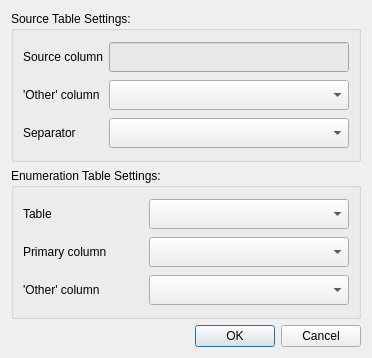
<?xml version="1.0" encoding="UTF-8"?>
<ui version="4.0">
 <class>EnumerationTranslatorDialog</class>
 <widget class="QDialog" name="EnumerationTranslatorDialog">
  <property name="geometry">
   <rect>
    <x>0</x>
    <y>0</y>
    <width>372</width>
    <height>358</height>
   </rect>
  </property>
  <property name="windowTitle">
   <string>Multiple Enumeration Translator Configuration</string>
  </property>
  <layout class="QGridLayout" name="gridLayout_3">
   <item row="0" column="0">
    <layout class="QVBoxLayout" name="vl_notification"/>
   </item>
   <item row="1" column="0">
    <widget class="QGroupBox" name="groupBox_2">
     <property name="title">
      <string>Source Table Settings:</string>
     </property>
     <layout class="QGridLayout" name="gridLayout_2">
      <item row="0" column="0">
       <widget class="QLabel" name="label_4">
        <property name="text">
         <string>Source column</string>
        </property>
       </widget>
      </item>
      <item row="0" column="1">
       <widget class="QLineEdit" name="txt_source_col">
        <property name="minimumSize">
         <size>
          <width>0</width>
          <height>30</height>
         </size>
        </property>
        <property name="styleSheet">
         <string notr="true">background-color: rgb(232, 232, 232);</string>
        </property>
        <property name="readOnly">
         <bool>true</bool>
        </property>
       </widget>
      </item>
      <item row="1" column="0">
       <widget class="QLabel" name="label_5">
        <property name="text">
         <string>'Other' column</string>
        </property>
       </widget>
      </item>
      <item row="1" column="1">
       <widget class="QComboBox" name="cbo_src_other_col">
        <property name="minimumSize">
         <size>
          <width>0</width>
          <height>30</height>
         </size>
        </property>
       </widget>
      </item>
      <item row="2" column="0">
       <widget class="QLabel" name="label_6">
        <property name="text">
         <string>Separator</string>
        </property>
       </widget>
      </item>
      <item row="2" column="1">
       <widget class="QComboBox" name="cbo_separator">
        <property name="minimumSize">
         <size>
          <width>0</width>
          <height>30</height>
         </size>
        </property>
       </widget>
      </item>
     </layout>
    </widget>
   </item>
   <item row="2" column="0">
    <widget class="QGroupBox" name="groupBox">
     <property name="title">
      <string>Enumeration Table Settings:</string>
     </property>
     <layout class="QGridLayout" name="gridLayout">
      <item row="0" column="0">
       <widget class="QLabel" name="label">
        <property name="text">
         <string>Table</string>
        </property>
       </widget>
      </item>
      <item row="0" column="1">
       <widget class="QComboBox" name="cbo_enum_table">
        <property name="minimumSize">
         <size>
          <width>0</width>
          <height>30</height>
         </size>
        </property>
       </widget>
      </item>
      <item row="1" column="0">
       <widget class="QLabel" name="label_2">
        <property name="maximumSize">
         <size>
          <width>120</width>
          <height>16777215</height>
         </size>
        </property>
        <property name="text">
         <string>Primary column</string>
        </property>
       </widget>
      </item>
      <item row="1" column="1">
       <widget class="QComboBox" name="cbo_primary_col">
        <property name="minimumSize">
         <size>
          <width>0</width>
          <height>30</height>
         </size>
        </property>
       </widget>
      </item>
      <item row="2" column="0">
       <widget class="QLabel" name="label_3">
        <property name="text">
         <string>'Other' column</string>
        </property>
       </widget>
      </item>
      <item row="2" column="1">
       <widget class="QComboBox" name="cbo_other_col">
        <property name="minimumSize">
         <size>
          <width>0</width>
          <height>30</height>
         </size>
        </property>
       </widget>
      </item>
     </layout>
    </widget>
   </item>
   <item row="3" column="0">
    <widget class="QDialogButtonBox" name="buttonBox">
     <property name="orientation">
      <enum>Qt::Horizontal</enum>
     </property>
     <property name="standardButtons">
      <set>QDialogButtonBox::Cancel|QDialogButtonBox::Ok</set>
     </property>
    </widget>
   </item>
  </layout>
 </widget>
 <resources/>
 <connections>
  <connection>
   <sender>buttonBox</sender>
   <signal>accepted()</signal>
   <receiver>EnumerationTranslatorDialog</receiver>
   <slot>accept()</slot>
   <hints>
    <hint type="sourcelabel">
     <x>248</x>
     <y>254</y>
    </hint>
    <hint type="destinationlabel">
     <x>157</x>
     <y>274</y>
    </hint>
   </hints>
  </connection>
  <connection>
   <sender>buttonBox</sender>
   <signal>rejected()</signal>
   <receiver>EnumerationTranslatorDialog</receiver>
   <slot>reject()</slot>
   <hints>
    <hint type="sourcelabel">
     <x>316</x>
     <y>260</y>
    </hint>
    <hint type="destinationlabel">
     <x>286</x>
     <y>274</y>
    </hint>
   </hints>
  </connection>
 </connections>
</ui>
